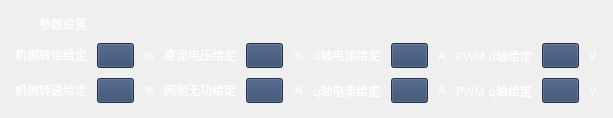
    <widget class="QFrame" name="horizontalFrame_5">
     <property name="font">
      <font>
       <pointsize>9</pointsize>
       <weight>50</weight>
       <bold>false</bold>
      </font>
     </property>
     <layout class="QHBoxLayout" name="horizontalLayout_5" stretch="5">
      <property name="spacing">
       <number>10</number>
      </property>
      <property name="leftMargin">
       <number>0</number>
      </property>
      <property name="topMargin">
       <number>0</number>
      </property>
      <property name="rightMargin">
       <number>0</number>
      </property>
      <property name="bottomMargin">
       <number>0</number>
      </property>
      <item>
       <widget class="QFrame" name="gridFrame_2">
        <property name="enabled">
         <bool>true</bool>
        </property>
        <property name="sizePolicy">
         <sizepolicy hsizetype="Preferred" vsizetype="Preferred">
          <horstretch>0</horstretch>
          <verstretch>0</verstretch>
         </sizepolicy>
        </property>
        <property name="font">
         <font>
          <pointsize>9</pointsize>
          <weight>50</weight>
          <bold>false</bold>
         </font>
        </property>
        <layout class="QGridLayout" name="gridLayout_5" columnstretch="1,3,1,1,3,1,1,3,1,1,3,1">
         <property name="leftMargin">
          <number>15</number>
         </property>
         <property name="topMargin">
          <number>15</number>
         </property>
         <property name="rightMargin">
          <number>15</number>
         </property>
         <property name="bottomMargin">
          <number>15</number>
         </property>
         <property name="spacing">
          <number>10</number>
         </property>
         <item row="1" column="10">
          <widget class="QPushButton" name="pushButton_12">
           <property name="font">
            <font>
             <family>Adobe 黑体 Std R</family>
             <pointsize>9</pointsize>
             <weight>50</weight>
             <bold>false</bold>
            </font>
           </property>
           <property name="styleSheet">
            <string notr="true">color: rgb(255, 255, 255);
background-color: rgb(48, 68, 103);</string>
           </property>
           <property name="text">
            <string/>
           </property>
          </widget>
         </item>
         <item row="1" column="7">
          <widget class="QPushButton" name="pushButton_10">
           <property name="font">
            <font>
             <family>Adobe 黑体 Std R</family>
             <pointsize>9</pointsize>
             <weight>50</weight>
             <bold>false</bold>
            </font>
           </property>
           <property name="styleSheet">
            <string notr="true">color: rgb(255, 255, 255);
background-color: rgb(48, 68, 103);</string>
           </property>
           <property name="text">
            <string/>
           </property>
          </widget>
         </item>
         <item row="2" column="9" alignment="Qt::AlignRight">
          <widget class="QLabel" name="label_13">
           <property name="font">
            <font>
             <family>Adobe 黑体 Std R</family>
             <pointsize>9</pointsize>
             <weight>50</weight>
             <bold>false</bold>
            </font>
           </property>
           <property name="styleSheet">
            <string notr="true">color: rgb(255, 255, 255);</string>
           </property>
           <property name="text">
            <string>PWM q轴给定</string>
           </property>
          </widget>
         </item>
         <item row="0" column="0">
          <widget class="QLabel" name="label_24">
           <property name="sizePolicy">
            <sizepolicy hsizetype="Preferred" vsizetype="Fixed">
             <horstretch>0</horstretch>
             <verstretch>0</verstretch>
            </sizepolicy>
           </property>
           <property name="minimumSize">
            <size>
             <width>0</width>
             <height>0</height>
            </size>
           </property>
           <property name="font">
            <font>
             <family>Adobe 黑体 Std R</family>
             <pointsize>9</pointsize>
             <weight>50</weight>
             <bold>false</bold>
            </font>
           </property>
           <property name="styleSheet">
            <string notr="true">color: rgb(255, 255, 255);</string>
           </property>
           <property name="text">
            <string>参数设置</string>
           </property>
           <property name="alignment">
            <set>Qt::AlignRight|Qt::AlignTrailing|Qt::AlignVCenter</set>
           </property>
          </widget>
         </item>
         <item row="1" column="3" alignment="Qt::AlignRight">
          <widget class="QLabel" name="label_27">
           <property name="sizePolicy">
            <sizepolicy hsizetype="Preferred" vsizetype="Fixed">
             <horstretch>0</horstretch>
             <verstretch>0</verstretch>
            </sizepolicy>
           </property>
           <property name="minimumSize">
            <size>
             <width>0</width>
             <height>0</height>
            </size>
           </property>
           <property name="font">
            <font>
             <family>Adobe 黑体 Std R</family>
             <pointsize>9</pointsize>
             <weight>50</weight>
             <bold>false</bold>
            </font>
           </property>
           <property name="styleSheet">
            <string notr="true">color: rgb(255, 255, 255);</string>
           </property>
           <property name="text">
            <string>直流电压给定</string>
           </property>
          </widget>
         </item>
         <item row="2" column="6" alignment="Qt::AlignRight">
          <widget class="QLabel" name="label_11">
           <property name="font">
            <font>
             <family>Adobe 黑体 Std R</family>
             <pointsize>9</pointsize>
             <weight>50</weight>
             <bold>false</bold>
            </font>
           </property>
           <property name="styleSheet">
            <string notr="true">color: rgb(255, 255, 255);</string>
           </property>
           <property name="text">
            <string>q轴电流给定</string>
           </property>
          </widget>
         </item>
         <item row="2" column="4">
          <widget class="QPushButton" name="pushButton_9">
           <property name="font">
            <font>
             <family>Adobe 黑体 Std R</family>
             <pointsize>9</pointsize>
             <weight>50</weight>
             <bold>false</bold>
            </font>
           </property>
           <property name="styleSheet">
            <string notr="true">color: rgb(255, 255, 255);
background-color: rgb(48, 68, 103);</string>
           </property>
           <property name="text">
            <string/>
           </property>
          </widget>
         </item>
         <item row="1" column="4">
          <widget class="QPushButton" name="pushButton_8">
           <property name="font">
            <font>
             <family>Adobe 黑体 Std R</family>
             <pointsize>9</pointsize>
             <weight>50</weight>
             <bold>false</bold>
            </font>
           </property>
           <property name="styleSheet">
            <string notr="true">color: rgb(255, 255, 255);
background-color: rgb(48, 68, 103);</string>
           </property>
           <property name="text">
            <string/>
           </property>
          </widget>
         </item>
         <item row="1" column="1">
          <widget class="QPushButton" name="pushButton_6">
           <property name="font">
            <font>
             <family>Adobe 黑体 Std R</family>
             <pointsize>9</pointsize>
             <weight>50</weight>
             <bold>false</bold>
            </font>
           </property>
           <property name="styleSheet">
            <string notr="true">color: rgb(255, 255, 255);
background-color: rgb(48, 68, 103);</string>
           </property>
           <property name="text">
            <string/>
           </property>
          </widget>
         </item>
         <item row="2" column="3" alignment="Qt::AlignRight">
          <widget class="QLabel" name="label_33">
           <property name="sizePolicy">
            <sizepolicy hsizetype="Preferred" vsizetype="Fixed">
             <horstretch>0</horstretch>
             <verstretch>0</verstretch>
            </sizepolicy>
           </property>
           <property name="minimumSize">
            <size>
             <width>0</width>
             <height>0</height>
            </size>
           </property>
           <property name="font">
            <font>
             <family>Adobe 黑体 Std R</family>
             <pointsize>9</pointsize>
             <weight>50</weight>
             <bold>false</bold>
            </font>
           </property>
           <property name="styleSheet">
            <string notr="true">color: rgb(255, 255, 255);</string>
           </property>
           <property name="text">
            <string>网侧无功给定</string>
           </property>
          </widget>
         </item>
         <item row="2" column="8">
          <widget class="QLabel" name="label_12">
           <property name="font">
            <font>
             <family>Adobe 黑体 Std R</family>
             <pointsize>9</pointsize>
             <weight>50</weight>
             <bold>false</bold>
            </font>
           </property>
           <property name="styleSheet">
            <string notr="true">color: rgb(255, 255, 255);</string>
           </property>
           <property name="text">
            <string>A</string>
           </property>
          </widget>
         </item>
         <item row="1" column="6" alignment="Qt::AlignRight">
          <widget class="QLabel" name="label_31">
           <property name="sizePolicy">
            <sizepolicy hsizetype="Preferred" vsizetype="Fixed">
             <horstretch>0</horstretch>
             <verstretch>0</verstretch>
            </sizepolicy>
           </property>
           <property name="minimumSize">
            <size>
             <width>0</width>
             <height>0</height>
            </size>
           </property>
           <property name="font">
            <font>
             <family>Adobe 黑体 Std R</family>
             <pointsize>9</pointsize>
             <weight>50</weight>
             <bold>false</bold>
            </font>
           </property>
           <property name="styleSheet">
            <string notr="true">color: rgb(255, 255, 255);</string>
           </property>
           <property name="text">
            <string>d轴电流给定</string>
           </property>
          </widget>
         </item>
         <item row="2" column="5">
          <widget class="QLabel" name="label_34">
           <property name="sizePolicy">
            <sizepolicy hsizetype="Preferred" vsizetype="Fixed">
             <horstretch>0</horstretch>
             <verstretch>0</verstretch>
            </sizepolicy>
           </property>
           <property name="minimumSize">
            <size>
             <width>0</width>
             <height>0</height>
            </size>
           </property>
           <property name="font">
            <font>
             <family>Adobe 黑体 Std R</family>
             <pointsize>9</pointsize>
             <weight>50</weight>
             <bold>false</bold>
            </font>
           </property>
           <property name="styleSheet">
            <string notr="true">color: rgb(255, 255, 255);</string>
           </property>
           <property name="text">
            <string>%</string>
           </property>
          </widget>
         </item>
         <item row="1" column="11">
          <widget class="QLabel" name="label_10">
           <property name="font">
            <font>
             <family>Adobe 黑体 Std R</family>
             <pointsize>9</pointsize>
             <weight>50</weight>
             <bold>false</bold>
            </font>
           </property>
           <property name="styleSheet">
            <string notr="true">color: rgb(255, 255, 255);</string>
           </property>
           <property name="text">
            <string>V</string>
           </property>
          </widget>
         </item>
         <item row="1" column="9" alignment="Qt::AlignRight">
          <widget class="QLabel" name="label_9">
           <property name="font">
            <font>
             <family>Adobe 黑体 Std R</family>
             <pointsize>9</pointsize>
             <weight>50</weight>
             <bold>false</bold>
            </font>
           </property>
           <property name="styleSheet">
            <string notr="true">color: rgb(255, 255, 255);</string>
           </property>
           <property name="text">
            <string>PWM d轴给定</string>
           </property>
          </widget>
         </item>
         <item row="1" column="2">
          <widget class="QLabel" name="label_26">
           <property name="sizePolicy">
            <sizepolicy hsizetype="Preferred" vsizetype="Fixed">
             <horstretch>0</horstretch>
             <verstretch>0</verstretch>
            </sizepolicy>
           </property>
           <property name="minimumSize">
            <size>
             <width>0</width>
             <height>0</height>
            </size>
           </property>
           <property name="font">
            <font>
             <family>Adobe 黑体 Std R</family>
             <pointsize>9</pointsize>
             <weight>50</weight>
             <bold>false</bold>
            </font>
           </property>
           <property name="styleSheet">
            <string notr="true">color: rgb(255, 255, 255);</string>
           </property>
           <property name="text">
            <string>%</string>
           </property>
          </widget>
         </item>
         <item row="2" column="7">
          <widget class="QPushButton" name="pushButton_11">
           <property name="font">
            <font>
             <family>Adobe 黑体 Std R</family>
             <pointsize>9</pointsize>
             <weight>50</weight>
             <bold>false</bold>
            </font>
           </property>
           <property name="styleSheet">
            <string notr="true">color: rgb(255, 255, 255);
background-color: rgb(48, 68, 103);</string>
           </property>
           <property name="text">
            <string/>
           </property>
          </widget>
         </item>
         <item row="1" column="8">
          <widget class="QLabel" name="label_29">
           <property name="sizePolicy">
            <sizepolicy hsizetype="Preferred" vsizetype="Fixed">
             <horstretch>0</horstretch>
             <verstretch>0</verstretch>
            </sizepolicy>
           </property>
           <property name="minimumSize">
            <size>
             <width>0</width>
             <height>0</height>
            </size>
           </property>
           <property name="font">
            <font>
             <family>Adobe 黑体 Std R</family>
             <pointsize>9</pointsize>
             <weight>50</weight>
             <bold>false</bold>
            </font>
           </property>
           <property name="styleSheet">
            <string notr="true">color: rgb(255, 255, 255);</string>
           </property>
           <property name="text">
            <string>A</string>
           </property>
          </widget>
         </item>
         <item row="1" column="0" alignment="Qt::AlignRight">
          <widget class="QLabel" name="label_25">
           <property name="sizePolicy">
            <sizepolicy hsizetype="Preferred" vsizetype="Fixed">
             <horstretch>0</horstretch>
             <verstretch>0</verstretch>
            </sizepolicy>
           </property>
           <property name="minimumSize">
            <size>
             <width>0</width>
             <height>0</height>
            </size>
           </property>
           <property name="font">
            <font>
             <family>Adobe 黑体 Std R</family>
             <pointsize>9</pointsize>
             <weight>50</weight>
             <bold>false</bold>
            </font>
           </property>
           <property name="styleSheet">
            <string notr="true">color: rgb(255, 255, 255);</string>
           </property>
           <property name="text">
            <string>机侧转矩给定</string>
           </property>
          </widget>
         </item>
         <item row="2" column="1">
          <widget class="QPushButton" name="pushButton_7">
           <property name="font">
            <font>
             <family>Adobe 黑体 Std R</family>
             <pointsize>9</pointsize>
             <weight>50</weight>
             <bold>false</bold>
            </font>
           </property>
           <property name="styleSheet">
            <string notr="true">color: rgb(255, 255, 255);
background-color: rgb(48, 68, 103);</string>
           </property>
           <property name="text">
            <string/>
           </property>
          </widget>
         </item>
         <item row="2" column="0" alignment="Qt::AlignRight">
          <widget class="QLabel" name="label_30">
           <property name="sizePolicy">
            <sizepolicy hsizetype="Preferred" vsizetype="Fixed">
             <horstretch>0</horstretch>
             <verstretch>0</verstretch>
            </sizepolicy>
           </property>
           <property name="minimumSize">
            <size>
             <width>0</width>
             <height>0</height>
            </size>
           </property>
           <property name="font">
            <font>
             <family>Adobe 黑体 Std R</family>
             <pointsize>9</pointsize>
             <weight>50</weight>
             <bold>false</bold>
            </font>
           </property>
           <property name="styleSheet">
            <string notr="true">color: rgb(255, 255, 255);</string>
           </property>
           <property name="text">
            <string>机侧转速给定</string>
           </property>
          </widget>
         </item>
         <item row="2" column="10">
          <widget class="QPushButton" name="pushButton_13">
           <property name="font">
            <font>
             <family>Adobe 黑体 Std R</family>
             <pointsize>9</pointsize>
             <weight>50</weight>
             <bold>false</bold>
            </font>
           </property>
           <property name="styleSheet">
            <string notr="true">color: rgb(255, 255, 255);
background-color: rgb(48, 68, 103);</string>
           </property>
           <property name="text">
            <string/>
           </property>
          </widget>
         </item>
         <item row="2" column="11">
          <widget class="QLabel" name="label_14">
           <property name="font">
            <font>
             <family>Adobe 黑体 Std R</family>
             <pointsize>9</pointsize>
             <weight>50</weight>
             <bold>false</bold>
            </font>
           </property>
           <property name="styleSheet">
            <string notr="true">color: rgb(255, 255, 255);</string>
           </property>
           <property name="text">
            <string>V</string>
           </property>
          </widget>
         </item>
         <item row="2" column="2">
          <widget class="QLabel" name="label_32">
           <property name="sizePolicy">
            <sizepolicy hsizetype="Preferred" vsizetype="Fixed">
             <horstretch>0</horstretch>
             <verstretch>0</verstretch>
            </sizepolicy>
           </property>
           <property name="minimumSize">
            <size>
             <width>0</width>
             <height>0</height>
            </size>
           </property>
           <property name="font">
            <font>
             <family>Adobe 黑体 Std R</family>
             <pointsize>9</pointsize>
             <weight>50</weight>
             <bold>false</bold>
            </font>
           </property>
           <property name="styleSheet">
            <string notr="true">color: rgb(255, 255, 255);</string>
           </property>
           <property name="text">
            <string>%</string>
           </property>
          </widget>
         </item>
         <item row="1" column="5">
          <widget class="QLabel" name="label_28">
           <property name="sizePolicy">
            <sizepolicy hsizetype="Preferred" vsizetype="Fixed">
             <horstretch>0</horstretch>
             <verstretch>0</verstretch>
            </sizepolicy>
           </property>
           <property name="minimumSize">
            <size>
             <width>0</width>
             <height>0</height>
            </size>
           </property>
           <property name="font">
            <font>
             <family>Adobe 黑体 Std R</family>
             <pointsize>9</pointsize>
             <weight>50</weight>
             <bold>false</bold>
            </font>
           </property>
           <property name="styleSheet">
            <string notr="true">color: rgb(255, 255, 255);</string>
           </property>
           <property name="text">
            <string>%</string>
           </property>
          </widget>
         </item>
        </layout>
       </widget>
      </item>
     </layout>
    </widget>
